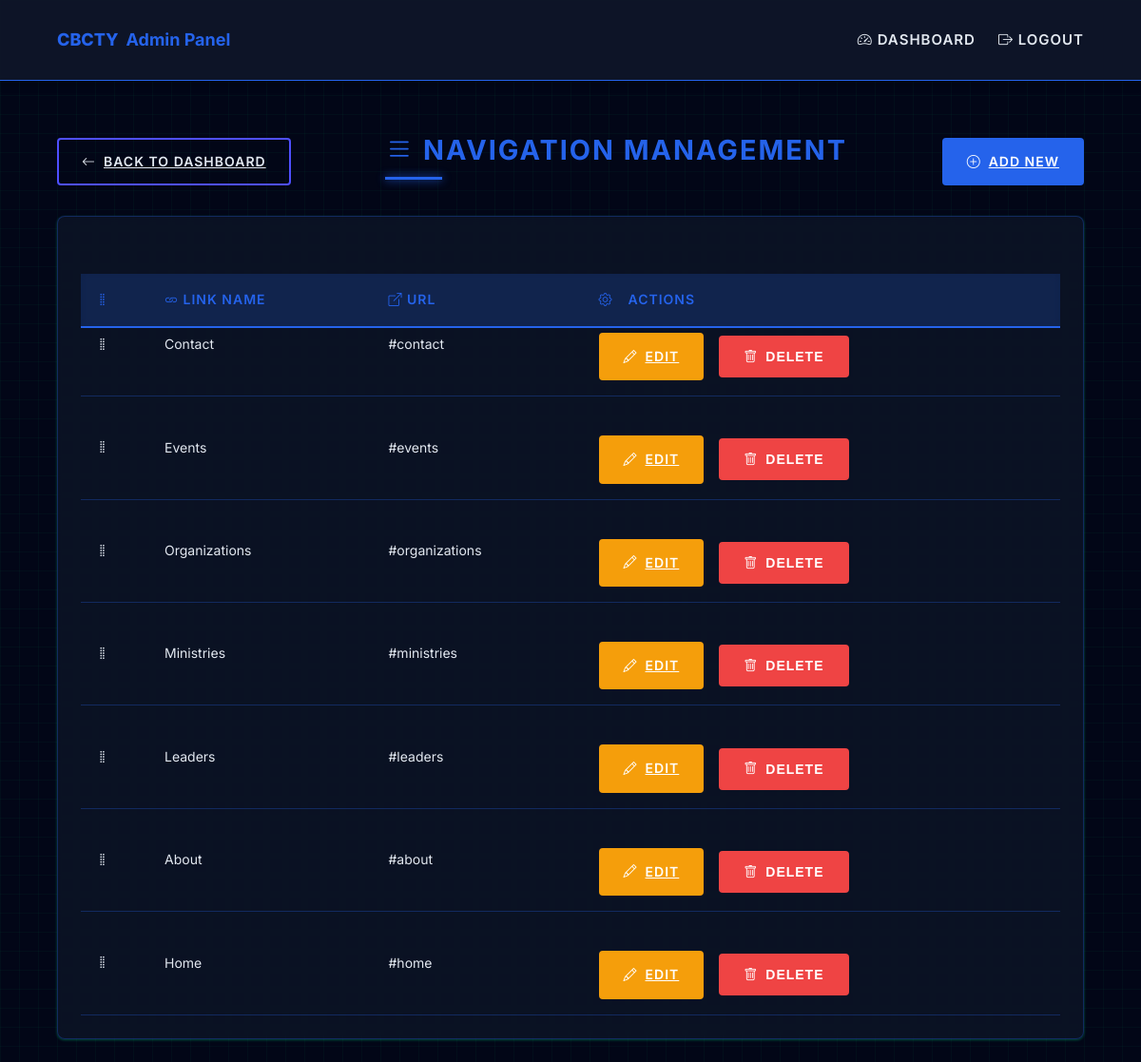
Screenshot of /admin/navigation/navigation.php with the database file from the repository.
### tables this page shows
CREATE TABLE `navigation` (
  `id` int(11) NOT NULL,
  `link_name` varchar(255) NOT NULL,
  `link_url` varchar(255) NOT NULL
);

### admin/includes/crud_functions.php (called while the page is built, shortened)
<?php
require __DIR__ . '/../../includes/connect.php';
class CRUD {
    protected $pdo;
    protected $table;
    public function __construct($table, $allowedFields) {
        global $pdo;
        $this->pdo = $pdo;
        $this->table = $table;
    }
    public function getAll() {
        $stmt = $this->pdo->query("SELECT * FROM {$this->table} ORDER BY id DESC");
        return $stmt->fetchAll(PDO::FETCH_ASSOC);
    }
}
?>

### admin/navigation/navigation.php (the view, shortened to what this page needs)
<?php
require __DIR__ . '/../../includes/connect.php';
require __DIR__ . '/../includes/crud_functions.php';
$navCRUD = new NavigationCRUD();
$navItems = $navCRUD->getAll();
?>
<!DOCTYPE html>
<html lang="en" data-theme="light">
<head>
    <link rel="stylesheet" href="../assets/css/main.css">
    <link rel="stylesheet" href="https://cdn.jsdelivr.net/npm/bootstrap-icons@1.11.1/font/bootstrap-icons.css">
</head>
<body>
    <?php include '../includes/header.php'; ?>
    <div class="hero-container">
        <div class="hero-header">
            <div>
                <a href="../dashboard.php" class="back-btn">
                    <i class="bi bi-arrow-left"></i> Back to Dashboard
                </a>
            </div>
            <h2><i class="bi bi-list"></i> Navigation Management</h2>
            <a href="navigation-create.php" class="add-btn">
                <i class="bi bi-plus-circle"></i> Add New
            </a>
        </div>
        <div class="hero-card">
            <div class="hero-card-body">
                <div class="table-container">
                    <table class="hero-table" id="sortable-table">
                        <thead>
                            <tr>
                                <th style="width: 40px;"><i class="bi bi-grip-vertical"></i></th>
                                <th><i class="bi bi-link"></i> Link Name</th>
                                <th><i class="bi bi-box-arrow-up-right"></i> URL</th>
                                <th class="action-btns"><i class="bi bi-gear"></i> Actions</th>
                            </tr>
                        </thead>
                        <tbody>
                            <?php foreach ($navItems as $item): ?>
                            <tr data-id="<?= $item['id'] ?>">
                                <td class="sortable-handle"><i class="bi bi-grip-vertical"></i></td>
                                <td><?= htmlspecialchars($item['link_name']) ?></td>
                                <td><?= htmlspecialchars($item['link_url']) ?></td>
                                <td class="action-btns">
                                    <a href="navigation-update.php?id=<?= $item['id'] ?>" class="edit-btn">
                                        <i class="bi bi-pencil"></i> Edit
                                    </a>
                                    <button type="button" onclick="showDeleteModal(<?= $item['id'] ?>)" class="delete-btn">
                                        <i class="bi bi-trash"></i> Delete
                                    </button>
                                </td>
                            </tr>
                            <?php endforeach; ?>
                        </tbody>
                    </table>
                </div>
            </div>
        </div>
    </div>
</body>
</html>

### admin/assets/css/main.css (style rules this page uses)
:root { --primary: #2563eb; --primary-dark: #1d4ed8; --primary-light: #3b82f6; --danger: #ef4444; --danger-dark: #dc2626; --warning: #f59e0b; --warning-dark: #d97706; --white: #ffffff; --light: #e2e8f0; --gray: rgb(79, 79, 255); --dark: #0f172a; --bg-color: #020617; --card-bg: rgba(15, 23, 42, 0.7); --text-color: #e2e8f0; --text-dark: #0f172a; --shadow: 0 1px 3px rgba(0, 255, 157, 0.3); --transition: all 0.2s cubic-bezier(0.4, 0, 0.2, 1); --border-color: rgba(37, 99, 235, 0.3); --hover-bg: rgba(37, 99, 235, 0.05); }
html { transition: background-color 0.3s ease, color 0.3s ease; }
body { font-family: 'Rajdhani', 'Inter', -apple-system, sans-serif; line-height: 1.6; color: var(--text-color); background-color: var(--bg-color); margin: 0; padding: 0; background-image: linear-gradient(rgba(0, 255, 157, 0.03) 1px, transparent 1px), linear-gradient(90deg, rgba(0, 255, 157, 0.03) 1px, transparent 1px); background-size: 20px 20px; transition: var(--transition); }
.hero-container { width: 90%; max-width: 1200px; margin: 1.5rem auto; padding: 0 1rem; }
.hero-header { margin-top: 120px; display: flex; justify-content: space-between; align-items: center; margin-bottom: 2rem; flex-wrap: wrap; gap: 1rem; }
.hero-header h2 { margin: 0; color: var(--primary); font-weight: 700; font-size: 1.8rem; text-transform: uppercase; letter-spacing: 2px; position: relative; }
.hero-header h2::after { content: ''; position: absolute; bottom: -8px; left: 0; width: 60px; height: 3px; background: var(--primary); box-shadow: 0 0 10px var(--primary); }
.hero-card, .leader-card { background: var(--card-bg); border-radius: 8px; box-shadow: var(--shadow); overflow: hidden; border: 1px solid var(--border-color); backdrop-filter: blur(5px); transition: var(--transition); }
.hero-card-body { padding: 1.5rem; color: var(--text-color); }
.hero-table { width: 100%; border-collapse: separate; border-spacing: 0; }
.hero-table thead { background: rgba(37, 99, 235, 0.2); backdrop-filter: blur(5px); position: sticky; top: 60px; }
.hero-table th { padding: 1rem; text-align: left; font-weight: 600; color: var(--primary); font-size: 0.875rem; text-transform: uppercase; letter-spacing: 1px; border-bottom: 2px solid var(--primary); }
.hero-table td { padding: 1rem; border-bottom: 1px solid var(--border-color); vertical-align: middle; font-size: 0.875rem; color: var(--text-color); }
.action-btns { display: flex; gap: 1rem; align-items: center; }
.submit-btn, .back-btn, .add-btn, .edit-btn, .delete-btn { margin-top: 25px; display: inline-flex; align-items: center; justify-content: center; gap: 0.5rem; padding: 0.75rem 1.5rem; border-radius: 4px; font-weight: 600; transition: var(--transition); font-size: 0.875rem; cursor: pointer; text-transform: uppercase; letter-spacing: 1px; position: relative; overflow: hidden; border: 2px solid transparent; }
.submit-btn, .add-btn { background: var(--primary); color: var(--white); border-color: var(--primary); }
.back-btn { background: transparent; color: var(--text-color); border-color: var(--gray); }
.edit-btn { background: var(--warning); color: var(--white); border-color: var(--warning); }
.delete-btn { background: var(--danger); color: var(--white); border-color: var(--danger); }

### admin/navigation/navigation.php (style rules this page uses)
.sortable-handle { cursor: move; }

### rows the page displays
navigation: link_name "Contact", link_url "#contact"
navigation: link_name "Events", link_url "#events"
navigation: link_name "Organizations", link_url "#organizations"
navigation: link_name "Ministries", link_url "#ministries"
navigation: link_name "Leaders", link_url "#leaders"
navigation: link_name "About", link_url "#about"
navigation: link_name "Home", link_url "#home"
